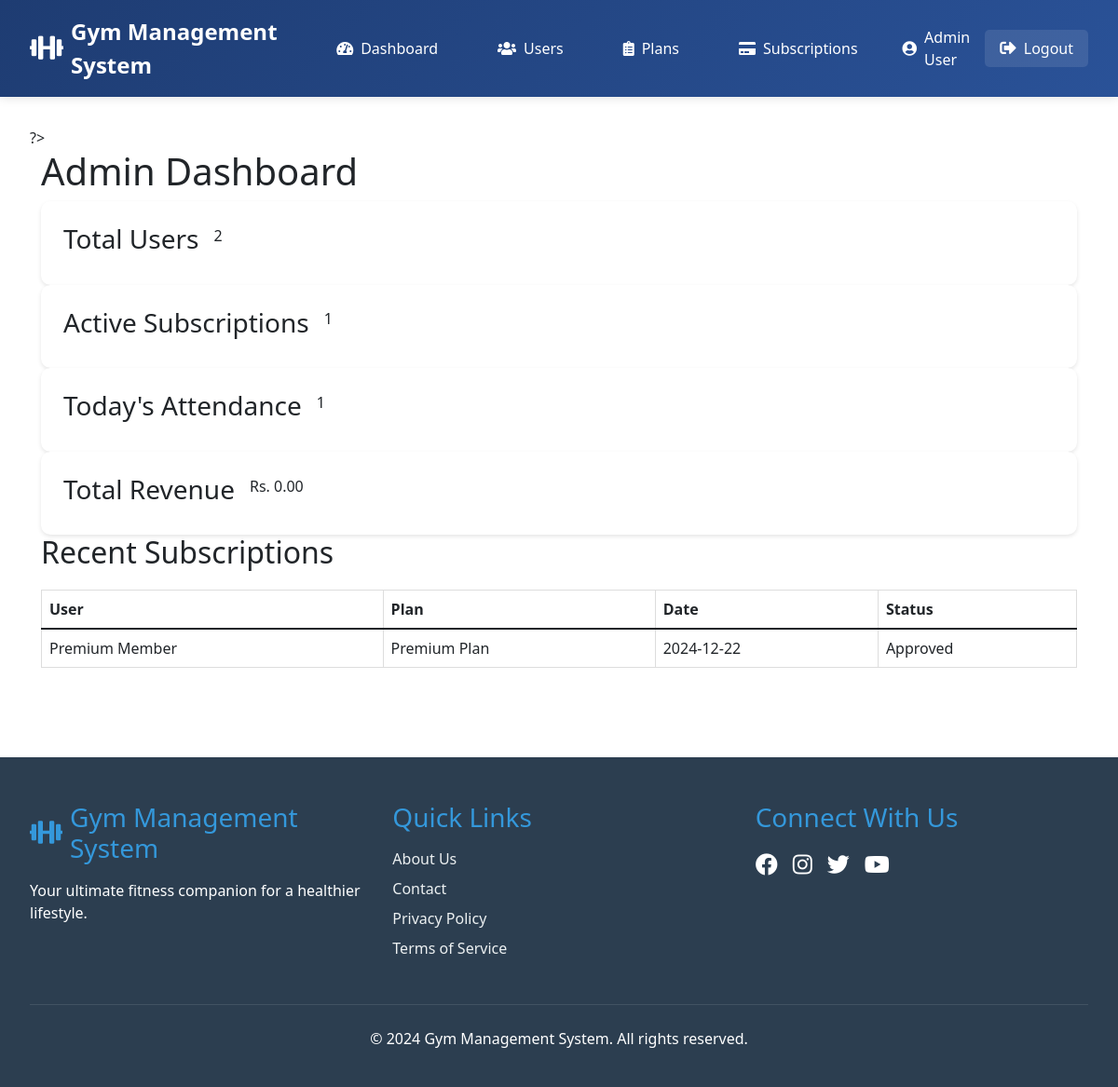
Page /admin/dashboard.php (signed in) on the committed database.
### tables this page shows
CREATE TABLE subscriptions (
    subscription_id INT AUTO_INCREMENT PRIMARY KEY,
    user_id INT NOT NULL,
    plan_id INT NOT NULL,
    subscription_date TIMESTAMP DEFAULT CURRENT_TIMESTAMP,
    payment_status ENUM('Pending', 'Paid', 'Approved', 'Rejected') DEFAULT 'Pending',
    approval_date TIMESTAMP NULL,
    admin_note TEXT NULL,
    FOREIGN KEY (user_id) REFERENCES users(user_id) ON DELETE CASCADE,
    FOREIGN KEY (plan_id) REFERENCES gym_plans(plan_id) ON DELETE CASCADE
);

CREATE TABLE users (
    user_id INT AUTO_INCREMENT PRIMARY KEY,
    full_name VARCHAR(100) NOT NULL,
    email VARCHAR(100) UNIQUE NOT NULL,
    password VARCHAR(255) NOT NULL,
    phone_number VARCHAR(15),
    registration_date TIMESTAMP DEFAULT CURRENT_TIMESTAMP,
    role ENUM('admin', 'user') DEFAULT 'user'
);

CREATE TABLE gym_plans (
    plan_id INT AUTO_INCREMENT PRIMARY KEY,
    plan_name VARCHAR(100) NOT NULL,
    plan_description TEXT,
    plan_price DECIMAL(10, 2) NOT NULL,
    plan_duration INT NOT NULL  
);

### admin/dashboard.php (the view, shortened to what this page needs)
<?php
require_once '../includes/header.php';
$stats = [
    'total_users' => mysqli_fetch_assoc(mysqli_query($con, "SELECT COUNT(*) as count FROM users WHERE role = 'user'"))['count'],
    'active_subscriptions' => mysqli_fetch_assoc(mysqli_query($con, "SELECT COUNT(*) as count FROM subscriptions WHERE payment_status = 'Approved'"))['count'],
    'today_attendance' => mysqli_fetch_assoc(mysqli_query($con, "SELECT COUNT(DISTINCT user_id) as count FROM attendance WHERE DATE(check_in_time) = CURDATE()"))['count'],
    'total_revenue' => mysqli_fetch_assoc(mysqli_query($con, "SELECT COALESCE(SUM(amount), 0) as total FROM payments"))['total']
];
$recent_subscriptions = mysqli_query($con, "
    SELECT s.*, u.full_name, g.plan_name,
           DATE(s.subscription_date) as formatted_date
    FROM subscriptions s
    JOIN users u ON s.user_id = u.user_id
    JOIN gym_plans g ON s.plan_id = g.plan_id
    ORDER BY s.subscription_date DESC LIMIT 5
");
?>
<div class="container">
    <h1>Admin Dashboard</h1>
    <div class="stats-cards">
        <div class="stat-card">
            <h3>Total Users</h3>
            <p><?php echo $stats['total_users']; ?></p>
        </div>
        <div class="stat-card">
            <h3>Active Subscriptions</h3>
            <p><?php echo $stats['active_subscriptions']; ?></p>
        </div>
        <div class="stat-card">
            <h3>Today's Attendance</h3>
            <p><?php echo $stats['today_attendance']; ?></p>
        </div>
        <div class="stat-card">
            <h3>Total Revenue</h3>
            <p>Rs. <?php echo number_format($stats['total_revenue'], 2); ?></p>
        </div>
    </div>
    <div class="recent-activities">
        <h2>Recent Subscriptions</h2>
        <table class="table">
            <thead>
                <tr>
                    <th>User</th>
                    <th>Plan</th>
                    <th>Date</th>
                    <th>Status</th>
                </tr>
            </thead>
            <tbody>
                <?php while ($sub = mysqli_fetch_assoc($recent_subscriptions)): ?>
                <tr>
                    <td><?php echo htmlspecialchars($sub['full_name']); ?></td>
                    <td><?php echo htmlspecialchars($sub['plan_name']); ?></td>
                    <td><?php echo htmlspecialchars($sub['formatted_date']); ?></td>
                    <td><?php echo htmlspecialchars($sub['payment_status']); ?></td>
                </tr>
                <?php endwhile; ?>
            </tbody>
        </table>
    </div>
</div>
<?php require_once '../includes/footer.php'; ?>

### assets/css/style.css (style rules this page uses)
* { margin: 0; padding: 0; box-sizing: border-box; }
body { font-family: 'Segoe UI', Tahoma, Geneva, Verdana, sans-serif; line-height: 1.6; background-color: #f5f5f5; min-height: 100vh; display: flex; flex-direction: column; }
.table { width: 100%; border-collapse: collapse; margin-top: 20px; }
.table th, .table td { padding: 12px; border: 1px solid #ddd; text-align: left; }

### assets/css/dashboard.css (style rules this page uses)
.stat-card { background: white; border-radius: 10px; padding: 1.5rem; box-shadow: 0 2px 4px rgba(0,0,0,0.1); display: flex; align-items: center; gap: 1rem; }

### rows in the picture
subscriptions: user.full_name "Premium Member", plan.plan_name "Premium Plan", formatted_date "2024-12-22", payment_status "Approved"

### other values in the picture
SITE_NAME "Gym Management System"
$_SESSION['full_name'] "Admin User"
$stats['total_users'] "2"
$stats['active_subscriptions'] "1"
$stats['today_attendance'] "1"
$stats['total_revenue'] "0.00"
